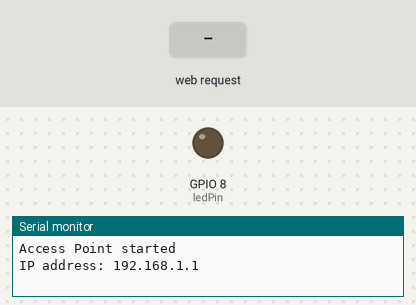
The sketch below on a simulated ESP32-C3. On the bench: output pins drawn as LEDs (lit = HIGH), the last lines printed to the serial monitor. The inputs (shaded band) are chosen by the test bench.

Above: at 1.2 s.
1.3 s: HTTP request GET /ON received
At 2.1 s:
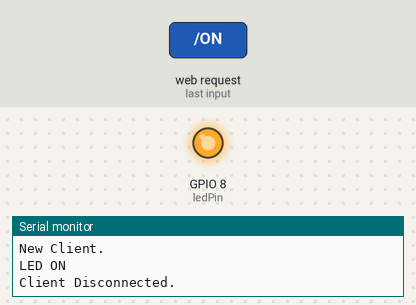
2.8 s: HTTP request GET /OFF received
At 3.2 s:
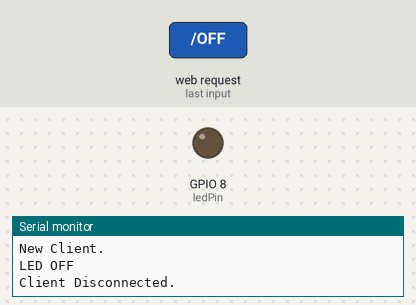
Timing chart, 0 to 5.8 s (numbered marks = the images above; inputs shaded):
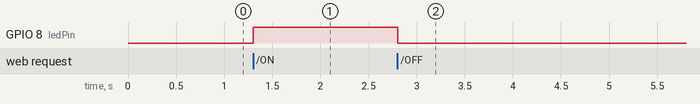

Measured:
- after the input at 1.3 s, GPIO 8 (ledPin): LOW → HIGH at once
- after the input at 2.8 s, GPIO 8 (ledPin): HIGH → LOW at once

The sketch:

line.ino
```cpp
#include <WiFi.h>

const char* ssid = "ESP32-LED";
const char* password = "12345678";

const int ledPin = 8; // GPIO 8 cho ESP32-C3

WiFiServer server(80);

void setup() {
  Serial.begin(115200);
  pinMode(ledPin, OUTPUT);
  digitalWrite(ledPin, LOW);

  // IP tĩnh cho Access Point
  IPAddress local_IP(192, 168, 1, 1);
  IPAddress gateway(192, 168, 1, 1);
  IPAddress subnet(255, 255, 255, 0);
  WiFi.softAPConfig(local_IP, gateway, subnet);

  WiFi.softAP(ssid, password);
  Serial.println("Access Point started");
  Serial.print("IP address: ");
  Serial.println(WiFi.softAPIP());

  server.begin();
}

void loop() {
  WiFiClient client = server.available();

  if (client) {
    Serial.println("New Client.");
    String request = "";

    while (client.connected()) {
      if (client.available()) {
        char c = client.read();
        request += c;

        if (c == '\n') {
          if (request.indexOf("GET /ON") >= 0) {
            digitalWrite(ledPin, HIGH);
            Serial.println("LED ON");
          }
          if (request.indexOf("GET /OFF") >= 0) {
            digitalWrite(ledPin, LOW);
            Serial.println("LED OFF");
          }

          client.println("HTTP/1.1 200 OK");
          client.println("Content-type:text/html");
          client.println();
          client.println("<!DOCTYPE html><html><head><title>ESP32 LED</title></head>");
          client.println("<body><h1>Điều khiển Đèn ESP32</h1>");
          client.println("<p><a href=\"/ON\">Bật đèn</a></p>");
          client.println("<p><a href=\"/OFF\">Tắt đèn</a></p>");
          client.println("</body></html>");
          break;
        }
      }
    }

    client.stop();
    Serial.println("Client Disconnected.");
  }
}
```
